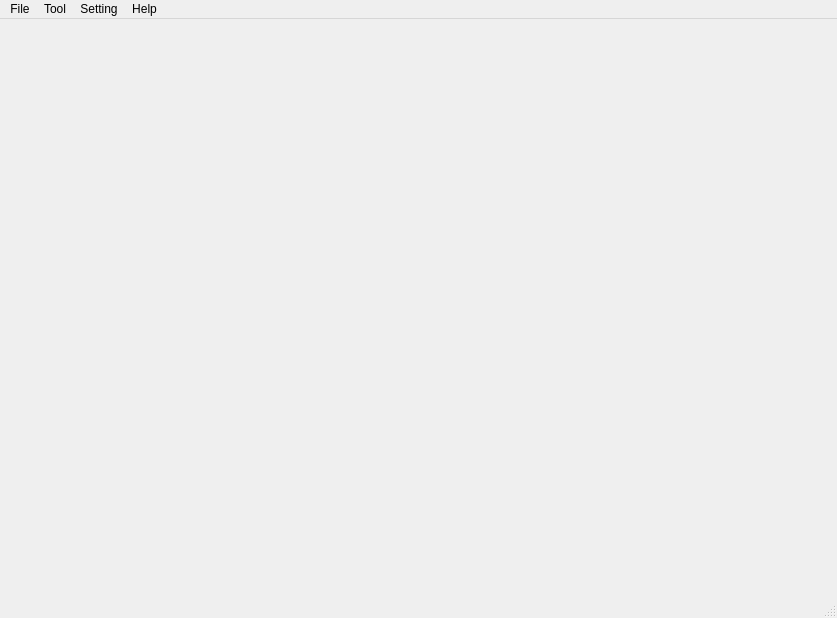
<?xml version="1.0" encoding="UTF-8"?>
<ui version="4.0">
 <class>MainWindow</class>
 <widget class="QMainWindow" name="MainWindow">
  <property name="geometry">
   <rect>
    <x>0</x>
    <y>0</y>
    <width>837</width>
    <height>618</height>
   </rect>
  </property>
  <property name="windowTitle">
   <string/>
  </property>
  <property name="styleSheet">
   <string notr="true"/>
  </property>
  <widget class="QWidget" name="centralwidget"/>
  <widget class="QMenuBar" name="menubar">
   <property name="geometry">
    <rect>
     <x>0</x>
     <y>0</y>
     <width>837</width>
     <height>21</height>
    </rect>
   </property>
   <widget class="QMenu" name="menuFile">
    <property name="title">
     <string>File</string>
    </property>
    <addaction name="actionOpen_raster"/>
    <addaction name="actionOpen_vector"/>
    <addaction name="actionRemove_file"/>
    <addaction name="actionImport_mask"/>
    <addaction name="action3dtest"/>
   </widget>
   <widget class="QMenu" name="menuHelp">
    <property name="title">
     <string>Help</string>
    </property>
    <addaction name="actionAbout"/>
   </widget>
   <widget class="QMenu" name="menuTool">
    <property name="title">
     <string>Tool</string>
    </property>
   </widget>
   <widget class="QMenu" name="menuSetting">
    <property name="title">
     <string>Setting</string>
    </property>
   </widget>
   <addaction name="menuFile"/>
   <addaction name="menuTool"/>
   <addaction name="menuSetting"/>
   <addaction name="menuHelp"/>
  </widget>
  <widget class="QStatusBar" name="statusbar"/>
  <action name="actionOpen_raster">
   <property name="text">
    <string>Open raster</string>
   </property>
  </action>
  <action name="actionOpen_vector">
   <property name="text">
    <string>Open vector</string>
   </property>
  </action>
  <action name="actionRemove_file">
   <property name="text">
    <string>Remove file</string>
   </property>
  </action>
  <action name="actionAbout">
   <property name="text">
    <string>About</string>
   </property>
  </action>
  <action name="actionSegmentation">
   <property name="text">
    <string>Segmentation</string>
   </property>
  </action>
  <action name="actionImport_mask">
   <property name="text">
    <string>Import mask</string>
   </property>
   <property name="toolTip">
    <string>Import mask</string>
   </property>
  </action>
  <action name="action3dtest">
   <property name="text">
    <string>3dtest</string>
   </property>
  </action>
 </widget>
 <resources/>
 <connections/>
</ui>
